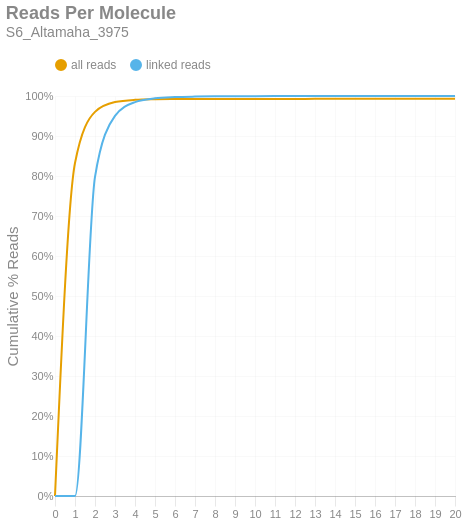

The notebook cell saved with this chart:
### Markdown cell above
### Reads per Molecule
This chart shows the cumulative distribution of the number of reads per linked molecule. That is, how many alignments are associated with a unique molecule. This excludes the number of reads associated with invalid or absent linked-read barcodes. The `linked` histogram is the percentages recalculated when disregarding singletons.

### Code cell
if SKIPLR:
    print_html(f"Skipped")
else:
    counts = np.bincount(valids['reads'].cast(pl.Int64).to_numpy())
    weighted = counts * np.arange(len(counts))
    all_perc = weighted / n_reads
    linked_perc = weighted / n_linked_reads
    linked_perc[1] = 0
    binned_df = pl.DataFrame({
        'readsper': list(range(len(counts))),
        'all reads (cumsum)': np.cumsum(all_perc).tolist(),
        'linked reads (cumsum)': np.cumsum(linked_perc).tolist(),
    })

    with SafeRender(binned_df):
        (
            density_plot(binned_df, 'Reads Per Molecule', samplename, 'readspmol')
            .encode(
                x=alt.X('readsper:O', title=None).axis(labelAngle=0).scale(padding=0),
                y=alt.Y('value:Q', title='Cumulative % Reads').axis(format='%').stack(False),
                color=alt.Color("key:N").scale(domain=["all reads", "linked reads"]),
                tooltip=[
                    alt.Tooltip("key:N", title="Data Type"),
                    alt.Tooltip("readsper:O", title="Reads Per Molecule"),
                    alt.Tooltip("value:Q", format=".2%", title="% Reads (Cum.)")
                ]            
            )
        ).display()

### Figure 1 — Vega-Lite specification as saved in the notebook (floating-point values rounded to 4 significant figures)
{"width": "container", "height": 400, "config": {"title": {"anchor": "start", "dy": -15, "fontSize": 18, "color": "#888888", "subtitleColor": "#888888", "subtitleFontSize": 14}, "arc": {"fill": "#0072B2"}, "axis": {"domainColor": "#888888", "domainWidth": 0.5, "gridWidth": 0.2, "grid": false, "titleFontWeight": 400, "titleFontSize": 15, "labelFontSize": 11, "labelColor": "#888888", "tickColor": "#888888", "tickWidth": 0.2, "titleColor": "#888888"}, "axisBand": {"grid": false}, "axisX": {"grid": true, "tickSize": 10, "domainCap": "round"}, "axisY": {"domain": false, "grid": true, "tickSize": 0, "domainCap": "round"}, "background": "transparent", "header": {"labelFontSize": 15, "labelColor": "#888888", "titleFontSize": 15, "titleFontWeight": 600, "titleColor": "#888888"}, "legend": {"labelFont": "sans-serif", "labelFontSize": 12, "labelColor": "#888888", "symbolSize": 100, "symbolType": "circle", "titleFontSize": 12, "titlePadding": 10, "titleColor": "#888888", "title": null, "orient": "top"}, "range": {"category": ["#E69F00", "#56B4E9", "#009E73", "#F0E442", "#0072B2", "#D55E00", "#CC79A7", "#000000"], "diverging": ["#cfe8f3", "#a2d4ec", "#73bfe2", "#46abdb", "#1696d2", "#12719e"]}, "area": {"fill": "#0072B2", "fillOpacity": 0.7, "line": true, "strokeOpacity": 0.7}, "line": {"color": "#0072B2", "stroke": "#0072B2", "strokeWidth": 2}, "trail": {"color": "#0072B2", "stroke": "#0072B2", "strokeWidth": 0, "size": 1}, "point": {"filled": true, "fillOpacity": 1.0, "size": 95}, "text": {"color": "#888888", "fontSize": 11, "align": "right", "fontWeight": 400, "size": 11}, "bar": {"fill": "#0072B2", "stroke": null}, "view": {"stroke": null, "continuousWidth": 660, "continuousHeight": 400}}, "data": {"name": "data-0f1195e705d90a06dec6d257d3efb51b"}, "mark": {"type": "line", "interpolate": "monotone", "point": {"opacity": 0, "size": 275}}, "encoding": {"color": {"field": "key", "scale": {"domain": ["all reads", "linked reads"]}, "type": "nominal"}, "tooltip": [{"field": "key", "title": "Data Type", "type": "nominal"}, {"field": "readsper", "title": "Reads Per Molecule", "type": "ordinal"}, {"field": "value", "format": ".2%", "title": "% Reads (Cum.)", "type": "quantitative"}], "x": {"axis": {"labelAngle": 0}, "field": "readsper", "scale": {"padding": 0}, "title": null, "type": "ordinal"}, "y": {"axis": {"format": "%"}, "field": "value", "stack": false, "title": "Cumulative % Reads", "type": "quantitative"}}, "params": [{"name": "param_c36ac31b6afebe62", "select": {"type": "point", "fields": ["key"]}, "bind": "legend"}], "title": {"text": "Reads Per Molecule", "subtitle": "S6_Altamaha_3975"}, "transform": [{"fold": ["all reads (cumsum)", "linked reads (cumsum)"]}, {"calculate": "replace(datum.key, ' (cumsum)', '')", "as": "key"}, {"filter": {"param": "param_c36ac31b6afebe62"}}], "usermeta": {"embedOptions": {"downloadFileName": "S6_Altamaha_3975.readspmol"}}, "$schema": "https://vega.github.io/schema/vega-lite/v6.1.0.json", "datasets": {"data-0f1195e705d90a06dec6d257d3efb51b": [{"readsper": 0, "all reads (cumsum)": 0.0, "linked reads (cumsum)": 0.0}, {"readsper": 1, "all reads (cumsum)": 0.8324, "linked reads (cumsum)": 0.0}, {"readsper": 2, "all reads (cumsum)": 0.9604, "linked reads (cumsum)": 0.7978}, {"readsper": 3, "all reads (cumsum)": 0.9848, "linked reads (cumsum)": 0.9502}, {"readsper": 4, "all reads (cumsum)": 0.9904, "linked reads (cumsum)": 0.9848}, {"readsper": 5, "all reads (cumsum)": 0.9919, "linked reads (cumsum)": 0.9942}, {"readsper": 6, "all reads (cumsum)": 0.9924, "linked reads (cumsum)": 0.9972}, {"readsper": 7, "all reads (cumsum)": 0.9926, "linked reads (cumsum)": 0.9985}, {"readsper": 8, "all reads (cumsum)": 0.9927, "linked reads (cumsum)": 0.9992}, {"readsper": 9, "all reads (cumsum)": 0.9928, "linked reads (cumsum)": 0.9995}, {"readsper": 10, "all reads (cumsum)": 0.9928, "linked reads (cumsum)": 0.9996}, {"readsper": 11, "all reads (cumsum)": 0.9928, "linked reads (cumsum)": 0.9998}, {"readsper": 12, "all reads (cumsum)": 0.9928, "linked reads (cumsum)": 0.9998}, {"readsper": 13, "all reads (cumsum)": 0.9928, "linked reads (cumsum)": 0.9998}, {"readsper": 14, "all reads (cumsum)": 0.9928, "linked reads (cumsum)": 0.9999}, {"readsper": 15, "all reads (cumsum)": 0.9928, "linked reads (cumsum)": 0.9999}, {"readsper": 16, "all reads (cumsum)": 0.9928, "linked reads (cumsum)": 0.9999}, {"readsper": 17, "all reads (cumsum)": 0.9928, "linked reads (cumsum)": 1.0}, {"readsper": 18, "all reads (cumsum)": 0.9928, "linked reads (cumsum)": 1.0}, {"readsper": 19, "all reads (cumsum)": 0.9928, "linked reads (cumsum)": 1.0}, {"readsper": 20, "all reads (cumsum)": 0.9928, "linked reads (cumsum)": 1.0}]}}
